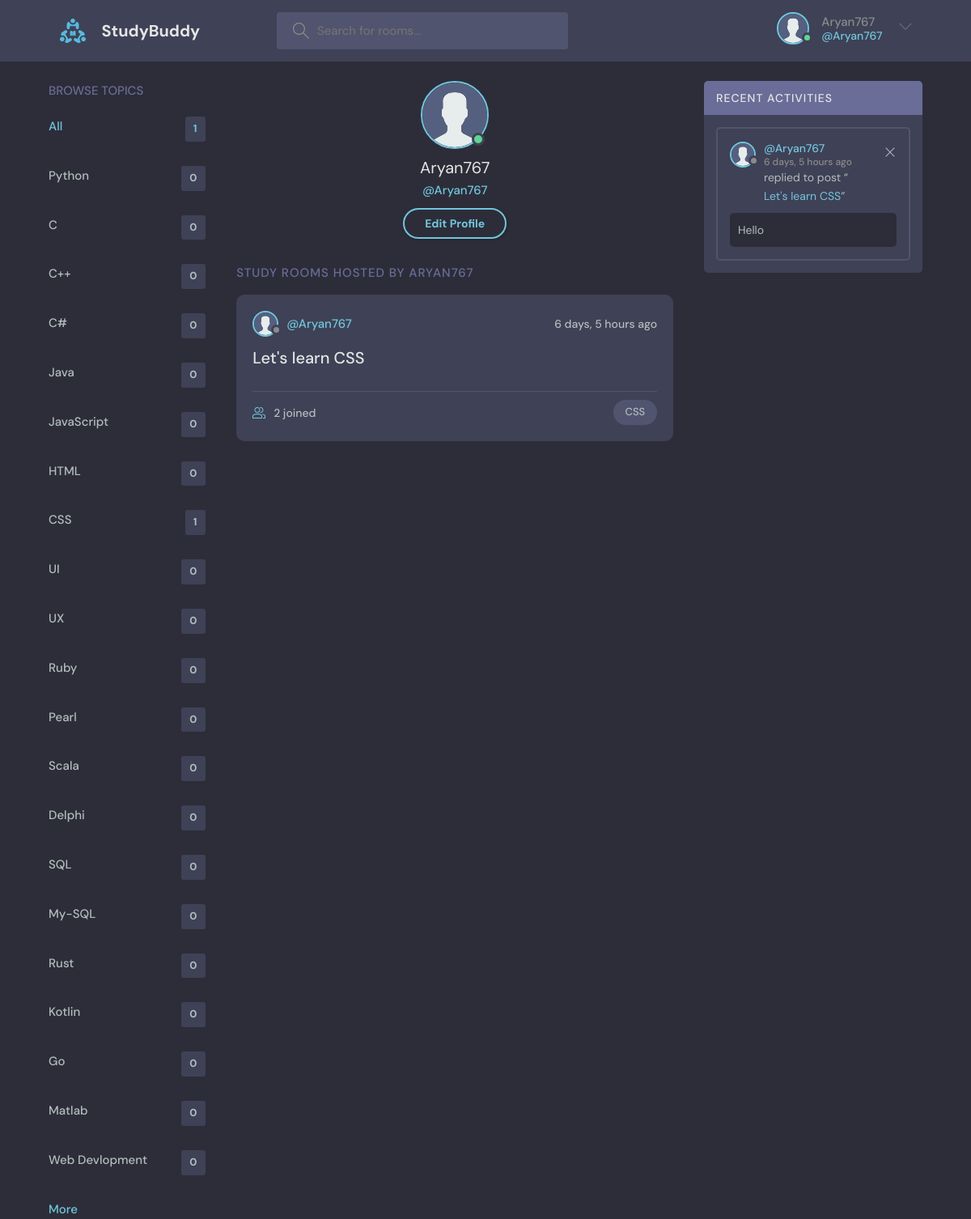
/profile/1/ (signed in), run on the app's committed database.
### base/models.py (models this page shows, shortened)
class Topic(models.Model):
    name = models.CharField(max_length=200)

class Room(models.Model):
    host = models.ForeignKey(User, on_delete=models.CASCADE, null=True)
    topic = models.ForeignKey(Topic, on_delete=models.CASCADE, null=True)
    name = models.CharField(max_length=200)
    description = models.TextField(null=True, blank=True)
    participants = models.ManyToManyField(User, related_name='participants', blank=True)
    updated = models.DateTimeField(auto_now=True)
    created = models.DateTimeField(auto_now_add=True)
    class Meta:
        ordering = ['-updated', '-created']

class Message(models.Model):
    user = models.ForeignKey(User, on_delete=models.CASCADE)
    room = models.ForeignKey(Room, on_delete=models.CASCADE)
    body = models.TextField()
    updated = models.DateTimeField(auto_now=True)
    created = models.DateTimeField(auto_now_add=True)
    class Meta:
        ordering = ['-updated', '-created']

### base/views.py (the view)
# urls.py: path('profile/<str:pk>/', views.userProfile, name="user-profile"),
@login_required(login_url='login')
def userProfile(request, pk):
    user = User.objects.get(id=pk)
    rooms = user.room_set.all()
    room_messages = user.message_set.all()
    topics = Topic.objects.all()
    room_count = rooms.count()
    context = {'user' : user, 'rooms' : rooms, 'room_messages' : room_messages, 'topics' : topics, 'room_count' : room_count}
    return render(request, 'base/profile.html', context)

### base/templates/base/profile.html
{% extends 'main.html' %}
{% block content %}
{% load static %}
  <main class="profile-page layout layout--3">
    <div class="container">
      {% include 'base/topics_component.html' %}
      <div class="roomList">
        <div class="profile">
          <div class="profile__avatar">
            <div class="avatar avatar--large active">
              <img src="{% static 'images/avatar.svg' %}" />
            </div>
          </div>
          <div class="profile__info">
            <h3>{{user.username}}</h3>
            <p>@{{user.username}}</p>
            {% if user == request.user %}
            <a href="{% url 'update-user' %}" class="btn btn--main btn--pill">Edit Profile</a>
            {% endif %}
          </div>
        </div>
        <div class="roomList__header">
          <div>
            <h2>Study Rooms Hosted by {{ user.username }}</a>
            </h2>
          </div>
        </div>
        {% include 'base/feed_component.html' %}
      </div>
      {% include 'base/activity_component.html' %}
    </div>
  </main>
{% endblock content %}

### templates/main.html (shortened to what this page needs)
<!DOCTYPE html>
{% load static %}
<html lang="en">
  <head>
    <link rel="stylesheet" href="{% static 'styles/style.css' %}" />
  </head>
  <body>
    {% include 'navbar.html' %}
    {% block content %}
    {% endblock %}
  </body>
</html>

### templates/navbar.html (shortened to what this page needs)
{% load static %}
<header class="header header--loggedIn">
    <div class="container">
      <a href="{% url 'home' %}" class="header__logo">
        <img src="{% static 'images/logo.svg' %}" />
        <h1>StudyBuddy</h1>
      </a>
      <form class="header__search" method="GET" action="{% url 'home' %}">
        <label>
          <input name="q" placeholder="Search for rooms..." />
        </label>
      </form>
      <nav class="header__menu">
        {% if request.user.is_authenticated %}
        <div class="header__user">
          <a href="{% url 'user-profile' user.id %}">
            <div class="avatar avatar--medium active">
              <img src="{% static 'images/avatar.svg' %}" />
            </div>
            <p>{{request.user.username}} <span>@{{request.user.username}}</span></p>
          </a>
          <button class="dropdown-button">
            <svg version="1.1" xmlns="http://www.w3.org/2000/svg" width="32" height="32" viewBox="0 0 32 32">
              <title>chevron-down</title>
              <path d="M16 21l-13-13h-3l16 16 16-16h-3l-13 13z"></path>
            </svg>
          </button>
        </div>
        {% else %}
        <a href="{% url 'login' %}">
          <img src="{% static 'images/avatar.svg' %}" />
          <p>Login</p>
        </a>
        {% endif %}
      </nav>
    </div>
  </header>

### base/templates/base/topics_component.html
<div class="topics">
    <div class="topics__header">
      <h2>Browse Topics</h2>
    </div>
    <ul class="topics__list">
      <li>
        <a href="{% url 'home' %}" class="active">All <span>{{room_count}}</span></a>
      </li>
      {% for topic in topics %}
      <li>
        <a href="{% url 'home' %}?q={{topic.name}}">{{ topic.name }}<span>{{topic.room_set.all.count}}</span></a>
      </li>
      {% endfor %}
      <a class="btn btn--link" href="{% url 'home_2' %}">
        More
      </a>
    </ul>
  </div>

### base/templates/base/feed_component.html (shortened to what this page needs)
{% load static %}
{% for room in rooms %}
<div class="roomListRoom">
        <div class="roomListRoom__header">
            <a href="{% url 'user-profile' room.host.id %}" class="roomListRoom__author">
                <div class="avatar avatar--small">
                    <img src="{% static 'images/avatar.svg' %}" />
                </div>
                <span>@{{room.host.username}}</span>
            </a>
            <div class="roomListRoom__actions">
            <span>{{room.created|timesince}} ago</span>
        </div>
    </div>
    <div class="roomListRoom__content">
        <a href="{% url 'room' room.id %}">{{room.name}}</a>
    </div>
    <div class="roomListRoom__meta">
        <a href="{% url 'room' room.id %}" class="roomListRoom__joined">
            {{room.participants.all.count}} joined
        </a>
        <p class="roomListRoom__topic">{{room.topic.name}}</p>
    </div>
</div>
{% endfor %}

### base/templates/base/activity_component.html
{% load static %}
<div class="activities">
    <div class="activities__header">
      <h2>Recent Activities</h2>
    </div>
    {% for message in room_messages %}
    <div class="activities__box">
      <div class="activities__boxHeader roomListRoom__header">
        <a href="{% url 'user-profile' message.user.id %}" class="roomListRoom__author">
          <div class="avatar avatar--small">
            <img src="{% static 'images/avatar.svg' %}" />
          </div>
          <p>
            @{{ message.user }}
            <span>{{ message.created|timesince }} ago</span>
          </p>
        </a>
        {% if request.user == message.user %}
        <div class="roomListRoom__actions">
          <a href="{% url 'delete-message' message.id %}">
            <svg version="1.1" xmlns="http://www.w3.org/2000/svg" width="32" height="32" viewBox="0 0 32 32">
              <title>remove</title>
              <path
                d="M27.314 6.019l-1.333-1.333-9.98 9.981-9.981-9.981-1.333 1.333 9.981 9.981-9.981 9.98 1.333 1.333 9.981-9.98 9.98 9.98 1.333-1.333-9.98-9.98 9.98-9.981z"
              ></path>
            </svg>
          </a>
        </div>
        {% endif %}
      </div>
      <div class="activities__boxContent">
        <p>replied to post “<a href="{% url 'room' message.room.id %}">{{ message.room.name }}</a>”</p>
        <div class="activities__boxRoomContent">
          {{ message.body }}
        </div>
      </div>
    </div>
    {% endfor %}
</div>

### data on the page
Topic: name "Python", room_set.all.count "0"
Topic: name "C", room_set.all.count "0"
Topic: name "C++", room_set.all.count "0"
Topic: name "C#", room_set.all.count "0"
Topic: name "Java", room_set.all.count "0"
Topic: name "JavaScript", room_set.all.count "0"
Topic: name "HTML", room_set.all.count "0"
Topic: name "CSS", room_set.all.count "1"
Topic: name "UI", room_set.all.count "0"
Topic: name "UX", room_set.all.count "0"
Topic: name "Ruby", room_set.all.count "0"
Topic: name "Pearl", room_set.all.count "0"
Topic: name "Scala", room_set.all.count "0"
Topic: name "Delphi", room_set.all.count "0"
Topic: name "SQL", room_set.all.count "0"
Topic: name "My-SQL", room_set.all.count "0"
Topic: name "Rust", room_set.all.count "0"
Topic: name "Kotlin", room_set.all.count "0"
Topic: name "Go", room_set.all.count "0"
Topic: name "Matlab", room_set.all.count "0"
Topic: name "Web Devlopment", room_set.all.count "0"
Room: host.username "Aryan767", created "6 days, 5 hours", name "Let's learn CSS", participants.all.count "2", topic.name "CSS"
Message: user "Aryan767", created "6 days, 5 hours", room.name "Let's learn CSS", body "Hello"

### other printed values
{{ request.user.username }} "Aryan767"
{{ room_count }} "1"
{{ user.username }} "Aryan767"
{{ user.username }} "ARYAN767"
